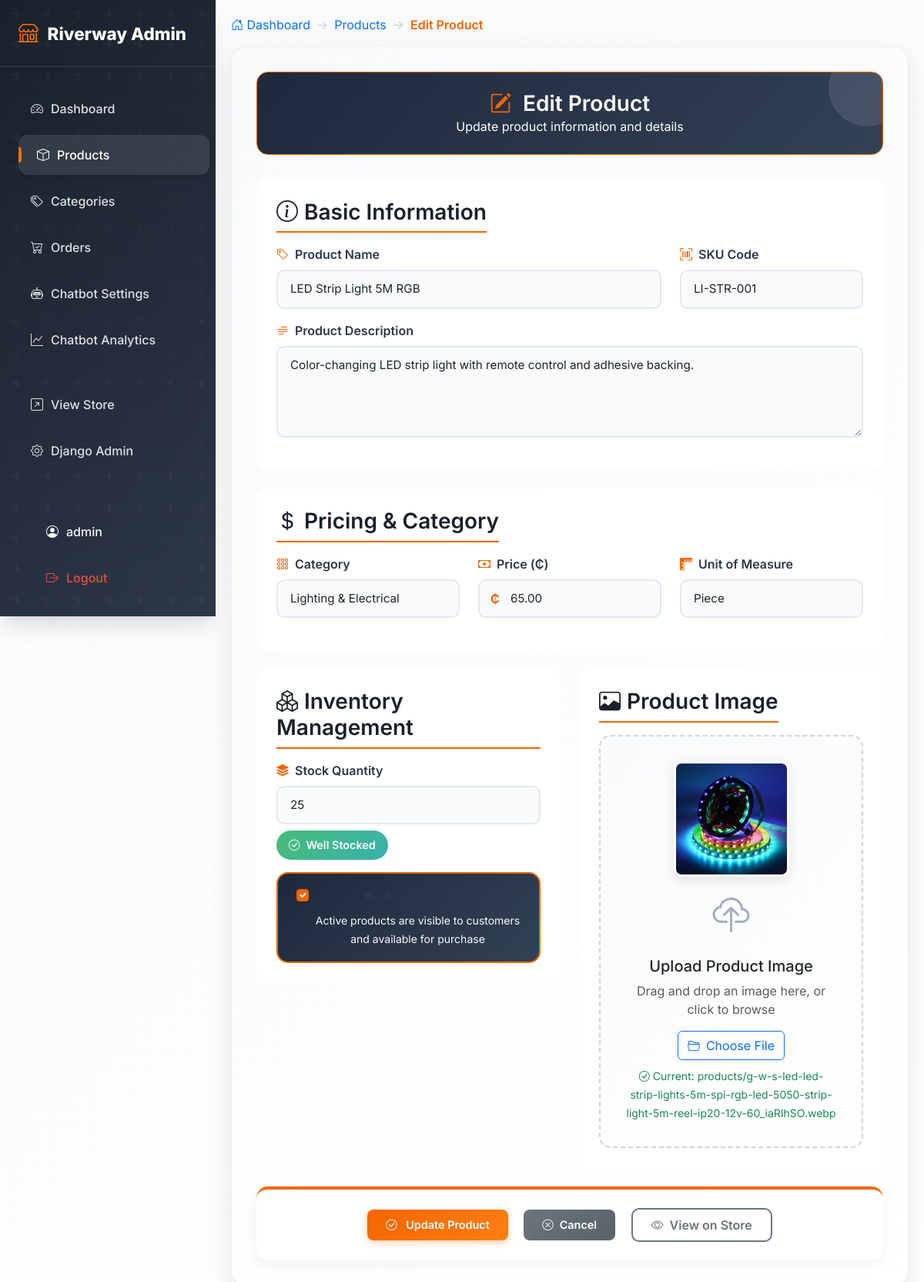
Page /dashboard/products/37/edit/ (signed in) on the committed database.
### store/models.py (models this page shows, shortened)
class Product(models.Model):
    UNIT_CHOICES = [
        ('piece', 'Piece'),
        ('bag', 'Bag'),
        ('sqft', 'Square Feet'),
        ('lft', 'Linear Feet'),
        ('gallon', 'Gallon'),
        ('ton', 'Ton'),
        ('yard', 'Cubic Yard'),
        ('roll', 'Roll'),
        ('sheet', 'Sheet'),
    ]
    name = models.CharField(max_length=200)
    category = models.ForeignKey(Category, on_delete=models.CASCADE, related_name='products')
    description = models.TextField()
    price = models.DecimalField(max_digits=10, decimal_places=2)
    unit = models.CharField(max_length=20, choices=UNIT_CHOICES, default='piece')
    sku = models.CharField(max_length=50, unique=True)
    stock_quantity = models.PositiveIntegerField(default=0)
    image = models.ImageField(upload_to='products/', blank=True, null=True)
    specifications = models.JSONField(default=dict, blank=True)
    rating = models.DecimalField(max_digits=3, decimal_places=2, default=0.00, help_text="Product rating out of 5")
    rating_count = models.PositiveIntegerField(default=0, help_text="Number of ratings")
    is_active = models.BooleanField(default=True)
    created_at = models.DateTimeField(auto_now_add=True)
    updated_at = models.DateTimeField(auto_now=True)

class Category(models.Model):
    name = models.CharField(max_length=100)
    description = models.TextField(blank=True)
    image = models.ImageField(upload_to='categories/', blank=True, null=True)
    created_at = models.DateTimeField(auto_now_add=True)
    class Meta:
        verbose_name_plural = "Categories"

### admin_dashboard/views.py (the view, shortened to what this page needs)
# urls.py: path('products/<int:pk>/edit/', views.product_edit, name='product_edit'),
@staff_member_required
def product_edit(request, pk):
    product = get_object_or_404(Product, pk=pk)
    categories = Category.objects.all()
    return render(request, 'admin_dashboard/product_form.html', {
        'product': product,
        'categories': categories
    })

### templates/admin_dashboard/product_form.html (shortened to what this page needs)
{% extends 'admin_dashboard/base.html' %}
{% block content %}
<nav aria-label="breadcrumb">
    <ol class="breadcrumb">
        <li class="breadcrumb-item">
            <a href="{% url 'admin_dashboard:home' %}" class="text-decoration-none">
                <i class="bi bi-house-door"></i> Dashboard
            </a>
        </li>
        <li class="breadcrumb-item">
            <a href="{% url 'admin_dashboard:product_list' %}" class="text-decoration-none">Products</a>
        </li>
        <li class="breadcrumb-item active">{% if product %}Edit Product{% else %}Add Product{% endif %}</li>
    </ol>
</nav>
<div class="product-form-container">
    <div class="form-header">
        <div class="text-center">
            <h1>
                <i class="bi bi-{% if product %}pencil-square{% else %}plus-circle{% endif %} me-2"></i>
                {% if product %}Edit Product{% else %}Add New Product{% endif %}
            </h1>
            <p class="mb-0 opacity-90">
                {% if product %}Update product information and details{% else %}Create a new product for your inventory{% endif %}
            </p>
        </div>
    </div>
    <form method="post" enctype="multipart/form-data">
        <div class="form-section">
            <h3 class="form-section-title">
                <i class="bi bi-info-circle me-2"></i>Basic Information
            </h3>
            <div class="row">
                <div class="col-lg-8 mb-3">
                    <label for="name" class="form-label">
                        <i class="bi bi-tag"></i>Product Name
                    </label>
                    <input type="text" class="form-control" id="name" name="name"
                           value="{{ product.name|default:'' }}" required
                           placeholder="Enter product name">
                </div>
                <div class="col-lg-4 mb-3">
                    <label for="sku" class="form-label">
                        <i class="bi bi-upc-scan"></i>SKU Code
                    </label>
                    <input type="text" class="form-control" id="sku" name="sku"
                           value="{{ product.sku|default:'' }}" required
                           placeholder="e.g., PRD-001">
                </div>
            </div>
            <div class="mb-3">
                <label for="description" class="form-label">
                    <i class="bi bi-text-paragraph"></i>Product Description
                </label>
                <textarea class="form-control" id="description" name="description" rows="4"
                          placeholder="Provide a detailed description of the product">{{ product.description|default:'' }}</textarea>
            </div>
        </div>
        <div class="form-section">
            <h3 class="form-section-title">
                <i class="bi bi-currency-dollar me-2"></i>Pricing & Category
            </h3>
            <div class="row">
                <div class="col-lg-4 mb-3">
                    <label for="category" class="form-label">
                        <i class="bi bi-grid-3x3-gap"></i>Category
                    </label>
                    <select class="form-select" id="category" name="category" required>
                        {% for category in categories %}
                            <option value="{{ category.id }}"
                                    {% if product.category.id == category.id %}selected{% endif %}>
                                {{ category.name }}
                            </option>
                        {% endfor %}
                    </select>
                </div>
                <div class="col-lg-4 mb-3">
                    <label for="price" class="form-label">
                        <i class="bi bi-cash"></i>Price (₵)
                    </label>
                    <div class="price-input">
                        <input type="number" step="0.01" class="form-control" id="price" name="price"
                               value="{{ product.price|default:'' }}" required
                               placeholder="0.00">
                    </div>
                </div>
                <div class="col-lg-4 mb-3">
                    <label for="unit" class="form-label">
                        <i class="bi bi-rulers"></i>Unit of Measure
                    </label>
                    <select class="form-select" id="unit" name="unit" required>
                        <option value="piece" {% if product.unit == 'piece' %}selected{% endif %}>Piece</option>
                    </select>
                </div>
            </div>
        </div>
        <div class="row">
            <div class="col-lg-6">
                <div class="form-section">
                    <h3 class="form-section-title">
                        <i class="bi bi-boxes me-2"></i>Inventory Management
                    </h3>
                    <div class="mb-3">
                        <label for="stock_quantity" class="form-label">
                            <i class="bi bi-stack"></i>Stock Quantity
                        </label>
                        <input type="number" class="form-control" id="stock_quantity" name="stock_quantity"
                               value="{{ product.stock_quantity|default:'0' }}" required min="0"
                               placeholder="Enter stock quantity" onchange="updateStockStatus(this.value)">
                        <div id="stock-status" class="stock-status mt-2"></div>
                    </div>
                    <div class="active-toggle">
                        <div class="form-check">
                            <input class="form-check-input" type="checkbox" id="is_active" name="is_active"
                                   {% if not product or product.is_active %}checked{% endif %}>
                            <label class="form-check-label" for="is_active">
                                <i class="bi bi-toggle-on me-2"></i>Active Product
                            </label>
                            <div class="mt-2">
                                <small class="text-light opacity-90">
                                    Active products are visible to customers and available for purchase
                                </small>
                            </div>
                        </div>
                    </div>
                </div>
            </div>
            <div class="col-lg-6">
                <div class="form-section">
                    <h3 class="form-section-title">
                        <i class="bi bi-image me-2"></i>Product Image
                    </h3>
                    <div class="image-upload-area" id="image-upload-area">
                        {% if product.image %}
                            <img src="{{ product.image.url }}" alt="{{ product.name }}" class="image-preview" id="image-preview">
                        {% endif %}
                        <div class="upload-icon" id="upload-icon">
                            <i class="bi bi-cloud-upload"></i>
                        </div>
                        <h5 class="mb-2">Upload Product Image</h5>
                        <p class="text-muted mb-3">
                            Drag and drop an image here, or click to browse
                        </p>
                        <button type="button" class="btn btn-outline-primary" onclick="document.getElementById('image').click()">
                            <i class="bi bi-folder2-open me-2"></i>Choose File
                        </button>
                        {% if product.image %}
                            <div class="mt-2">
                                <small class="text-success">
                                    <i class="bi bi-check-circle me-1"></i>Current: {{ product.image.name }}
                                </small>
                            </div>
                        {% endif %}
                    </div>
                </div>
            </div>
        </div>
        <div class="action-buttons">
            <div class="text-center">
                <button type="submit" class="btn btn-primary me-3">
                    <i class="bi bi-check-circle me-2"></i>
                    {% if product %}Update Product{% else %}Create Product{% endif %}
                </button>
                <a href="{% url 'admin_dashboard:product_list' %}" class="btn btn-secondary">
                    <i class="bi bi-x-circle me-2"></i>Cancel
                </a>
                {% if product %}
                    <a href="{% url 'store:product_detail' product.id %}"
                       class="btn btn-outline-secondary ms-3" target="_blank">
                        <i class="bi bi-eye me-2"></i>View on Store
                    </a>
                {% endif %}
            </div>
        </div>
    </form>
</div>
{% endblock %}

### templates/admin_dashboard/base.html (shortened to what this page needs)
<!DOCTYPE html>
<html lang="en">
<head>
    <link href="https://cdn.jsdelivr.net/npm/bootstrap@5.3.0/dist/css/bootstrap.min.css" rel="stylesheet">
    <link href="https://cdn.jsdelivr.net/npm/bootstrap-icons@1.10.0/font/bootstrap-icons.css" rel="stylesheet">
</head>
<body>
    <nav class="sidebar" id="sidebar">
        <div class="sidebar-brand">
            <i class="bi bi-shop"></i>Riverway Admin
        </div>
        <ul class="nav flex-column">
            <li class="nav-item">
                <a class="nav-link {% if request.resolver_match.url_name == 'home' %}active{% endif %}"
                   href="{% url 'admin_dashboard:home' %}">
                    <i class="bi bi-speedometer2"></i>Dashboard
                </a>
            </li>
            <li class="nav-item">
                <a class="nav-link {% if 'product' in request.resolver_match.url_name %}active{% endif %}"
                   href="{% url 'admin_dashboard:product_list' %}">
                    <i class="bi bi-box"></i>Products
                </a>
            </li>
            <li class="nav-item">
                <a class="nav-link {% if 'category' in request.resolver_match.url_name %}active{% endif %}"
                   href="{% url 'admin_dashboard:category_list' %}">
                    <i class="bi bi-tags"></i>Categories
                </a>
            </li>
            <li class="nav-item">
                <a class="nav-link {% if 'order' in request.resolver_match.url_name %}active{% endif %}"
                   href="{% url 'admin_dashboard:order_list' %}">
                    <i class="bi bi-cart-check"></i>Orders
                </a>
            </li>
            <li class="nav-item">
                <a class="nav-link {% if request.resolver_match.url_name == 'chatbot_settings' %}active{% endif %}"
                   href="{% url 'admin_dashboard:chatbot_settings' %}">
                    <i class="bi bi-robot"></i>Chatbot Settings
                </a>
            </li>
            <li class="nav-item">
                <a class="nav-link {% if request.resolver_match.url_name == 'chatbot_analytics' %}active{% endif %}"
                   href="{% url 'admin_dashboard:chatbot_analytics' %}">
                    <i class="bi bi-graph-up"></i>Chatbot Analytics
                </a>
            </li>
            <li class="nav-item mt-4">
                <a class="nav-link" href="{% url 'store:home' %}" target="_blank">
                    <i class="bi bi-arrow-up-right-square"></i>View Store
                </a>
            </li>
            <li class="nav-item">
                <a class="nav-link" href="{% url 'admin:index' %}">
                    <i class="bi bi-gear"></i>Django Admin
                </a>
            </li>
        </ul>
        <div class="logout-section">
            <ul class="nav flex-column">
                <li class="nav-item">
                    <div class="nav-link text-light" style="pointer-events: none;">
                        <i class="bi bi-person-circle"></i>{{ user.username|default:'Admin' }}
                    </div>
                </li>
                <li class="nav-item">
                    <a class="nav-link" href="{% url 'store:logout' %}">
                        <i class="bi bi-box-arrow-right"></i>Logout
                    </a>
                </li>
            </ul>
        </div>
    </nav>
    <main class="main-content">
        {% block content %}
        {% endblock %}
    </main>
</body>
</html>

### rows in the picture
Product: name "LED Strip Light 5M RGB", sku "LI-STR-001", description "Color-changing LED strip light with remote control and adhesive backing.", category "Lighting & Electrical", price "65.00", unit "Piece", stock_quantity "25", is_active "☑", image (picture), image.name "products/g-w-s-led-led-strip-lights-5m-spi-rgb-led-5050-strip-light-5m-reel-ip20-12v-60_iaRIhSO.webp"

### other values in the picture
{{ user.username|default:'Admin' }} "admin"
